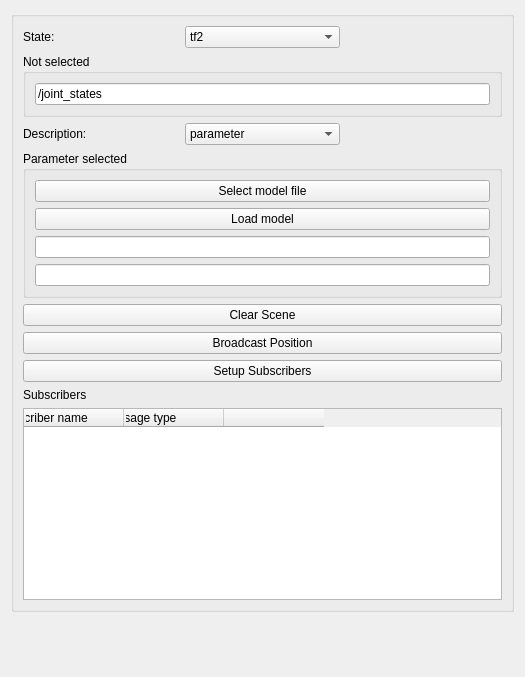
<?xml version="1.0" encoding="UTF-8"?>
<ui version="4.0">
 <class>qSlicerRos2ModuleWidget</class>
 <widget class="qSlicerWidget" name="qSlicerRos2ModuleWidget">
  <property name="geometry">
   <rect>
    <x>0</x>
    <y>0</y>
    <width>525</width>
    <height>677</height>
   </rect>
  </property>
  <property name="windowTitle">
   <string>Form</string>
  </property>
  <layout class="QVBoxLayout" name="verticalLayout">
   <item>
    <widget class="QGroupBox" name="groupBox">
     <property name="title">
      <string/>
     </property>
     <layout class="QGridLayout" name="gridLayout">
      <item row="8" column="0" colspan="3">
       <widget class="QTableWidget" name="rosSubscriberTableWidget">
        <property name="sizePolicy">
         <sizepolicy hsizetype="Expanding" vsizetype="Expanding">
          <horstretch>15</horstretch>
          <verstretch>15</verstretch>
         </sizepolicy>
        </property>
        <property name="rowCount">
         <number>0</number>
        </property>
        <property name="columnCount">
         <number>3</number>
        </property>
        <column>
         <property name="text">
          <string>Subscriber name                   </string>
         </property>
        </column>
        <column>
         <property name="text">
          <string>Message type                     </string>
         </property>
        </column>
        <column>
         <property name="text">
          <string>Message                                                                                    </string>
         </property>
        </column>
       </widget>
      </item>
      <item row="0" column="1">
       <widget class="QComboBox" name="stateSelectionComboBox">
        <property name="currentText">
         <string>tf2</string>
        </property>
        <item>
         <property name="text">
          <string>tf2</string>
         </property>
        </item>
        <item>
         <property name="text">
          <string>topic</string>
         </property>
        </item>
       </widget>
      </item>
      <item row="2" column="2">
       <widget class="QLabel" name="descriptionWidgetArea">
        <property name="text">
         <string/>
        </property>
       </widget>
      </item>
      <item row="5" column="0" colspan="3">
       <widget class="QPushButton" name="broadcastTransformButton">
        <property name="text">
         <string>Broadcast Position</string>
        </property>
       </widget>
      </item>
      <item row="2" column="0">
       <widget class="QLabel" name="descriptionLabel">
        <property name="text">
         <string>Description:</string>
        </property>
       </widget>
      </item>
      <item row="4" column="0" colspan="3">
       <widget class="QPushButton" name="clearSceneButton">
        <property name="text">
         <string>Clear Scene</string>
        </property>
       </widget>
      </item>
      <item row="7" column="0">
       <widget class="QLabel" name="label">
        <property name="text">
         <string>Subscribers</string>
        </property>
       </widget>
      </item>
      <item row="0" column="0">
       <widget class="QLabel" name="stateLabel">
        <property name="text">
         <string>State:</string>
        </property>
       </widget>
      </item>
      <item row="7" column="1">
       <widget class="QLabel" name="topicLabel">
        <property name="text">
         <string/>
        </property>
       </widget>
      </item>
      <item row="2" column="1">
       <widget class="QComboBox" name="descriptionSelectionComboBox">
        <property name="currentText">
         <string>parameter</string>
        </property>
        <item>
         <property name="text">
          <string>parameter</string>
         </property>
        </item>
        <item>
         <property name="text">
          <string>file</string>
         </property>
        </item>
       </widget>
      </item>
      <item row="1" column="0" colspan="3">
       <widget class="QGroupBox" name="stateWidgetGroupBox">
        <property name="title">
         <string>Not selected</string>
        </property>
        <layout class="QVBoxLayout" name="verticalLayout_2">
         <item>
          <widget class="QLineEdit" name="topicLineEdit">
           <property name="text">
            <string>/joint_states</string>
           </property>
          </widget>
         </item>
        </layout>
       </widget>
      </item>
      <item row="6" column="0" colspan="3">
       <widget class="QPushButton" name="setSubscribersButton">
        <property name="text">
         <string>Setup Subscribers</string>
        </property>
       </widget>
      </item>
      <item row="3" column="0" colspan="3">
       <widget class="QGroupBox" name="descriptionWidgetGroupBox">
        <property name="title">
         <string>Parameter selected</string>
        </property>
        <layout class="QVBoxLayout" name="verticalLayout_3">
         <item>
          <widget class="QPushButton" name="selectFileButton">
           <property name="text">
            <string>Select model file</string>
           </property>
          </widget>
         </item>
         <item>
          <widget class="QPushButton" name="loadModelButton">
           <property name="text">
            <string>Load model</string>
           </property>
          </widget>
         </item>
         <item>
          <widget class="QLineEdit" name="nodeLineEdit"/>
         </item>
         <item>
          <widget class="QLineEdit" name="paramLineEdit"/>
         </item>
        </layout>
       </widget>
      </item>
     </layout>
    </widget>
   </item>
   <item>
    <spacer name="verticalSpacer_2">
     <property name="orientation">
      <enum>Qt::Vertical</enum>
     </property>
     <property name="sizeHint" stdset="0">
      <size>
       <width>20</width>
       <height>40</height>
      </size>
     </property>
    </spacer>
   </item>
  </layout>
 </widget>
 <customwidgets>
  <customwidget>
   <class>qSlicerWidget</class>
   <extends>QWidget</extends>
   <header>qSlicerWidget.h</header>
   <container>1</container>
  </customwidget>
 </customwidgets>
 <resources/>
 <connections/>
</ui>
